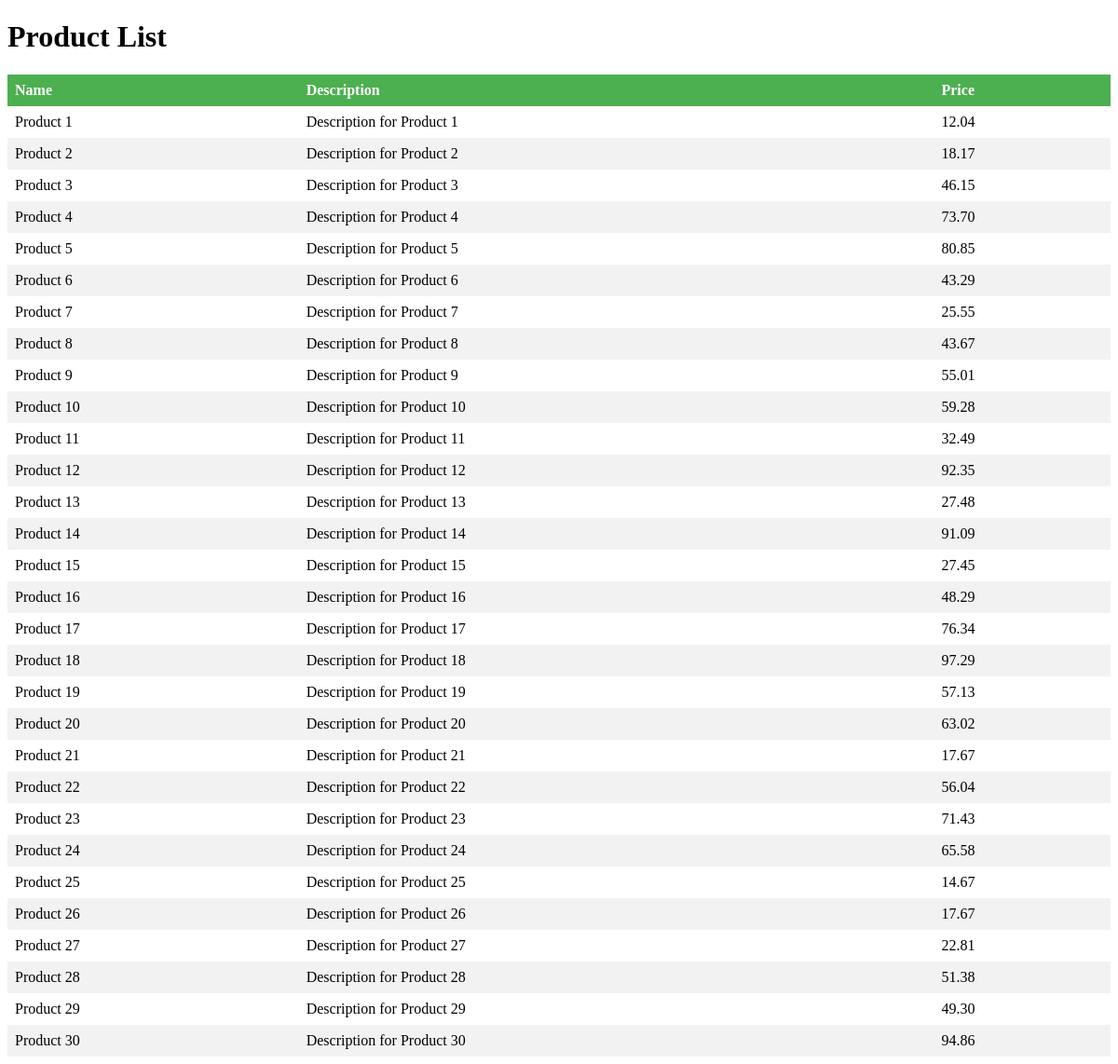
The page / on the database its author committed.
### app1/models.py (models this page shows, shortened)
class Product(models.Model):
    name = models.CharField(max_length=100)
    description = models.TextField()
    price = models.DecimalField(max_digits=10, decimal_places=2)

### app1/views.py (the view)
# urls.py: path('',views.index,name='index')
def index(request):
    products=Product.objects.all()
    return render(request,'main.html',{"products":products})

### app1/templates/main.html (shortened to what this page needs)
<!DOCTYPE html>
<html lang="en">
  <head>
  </head>
  <body>
    <h1>Product List</h1>
    <table>
      <thead>
        <tr>
          <th>Name</th>
          <th>Description</th>
          <th>Price</th>
        </tr>
      </thead>
      <tbody>
        {% for product in products %}
        <tr>
          <td>{{ product.name }}</td>
          <td>{{ product.description }}</td>
          <td>{{ product.price }}</td>
        </tr>
        {% endfor %}
      </tbody>
    </table>
  </body>
</html>

### app1/templates/main.html (style rules this page uses)
table { border-collapse: collapse; width: 100%; }
th, td { text-align: left; padding: 8px; }
tr:nth-child(even) { background-color: #f2f2f2; }
th { background-color: #4caf50; color: white; }

### rows shown on the page
Product: name "Product 1", description "Description for Product 1", price "12.04"
Product: name "Product 2", description "Description for Product 2", price "18.17"
Product: name "Product 3", description "Description for Product 3", price "46.15"
Product: name "Product 4", description "Description for Product 4", price "73.70"
Product: name "Product 5", description "Description for Product 5", price "80.85"
Product: name "Product 6", description "Description for Product 6", price "43.29"
Product: name "Product 7", description "Description for Product 7", price "25.55"
Product: name "Product 8", description "Description for Product 8", price "43.67"
Product: name "Product 9", description "Description for Product 9", price "55.01"
Product: name "Product 10", description "Description for Product 10", price "59.28"
Product: name "Product 11", description "Description for Product 11", price "32.49"
Product: name "Product 12", description "Description for Product 12", price "92.35"
Product: name "Product 13", description "Description for Product 13", price "27.48"
Product: name "Product 14", description "Description for Product 14", price "91.09"
Product: name "Product 15", description "Description for Product 15", price "27.45"
Product: name "Product 16", description "Description for Product 16", price "48.29"
Product: name "Product 17", description "Description for Product 17", price "76.34"
Product: name "Product 18", description "Description for Product 18", price "97.29"
Product: name "Product 19", description "Description for Product 19", price "57.13"
Product: name "Product 20", description "Description for Product 20", price "63.02"
Product: name "Product 21", description "Description for Product 21", price "17.67"
Product: name "Product 22", description "Description for Product 22", price "56.04"
Product: name "Product 23", description "Description for Product 23", price "71.43"
Product: name "Product 24", description "Description for Product 24", price "65.58"
Product: name "Product 25", description "Description for Product 25", price "14.67"
Product: name "Product 26", description "Description for Product 26", price "17.67"
Product: name "Product 27", description "Description for Product 27", price "22.81"
Product: name "Product 28", description "Description for Product 28", price "51.38"
Product: name "Product 29", description "Description for Product 29", price "49.30"
Product: name "Product 30", description "Description for Product 30", price "94.86"
